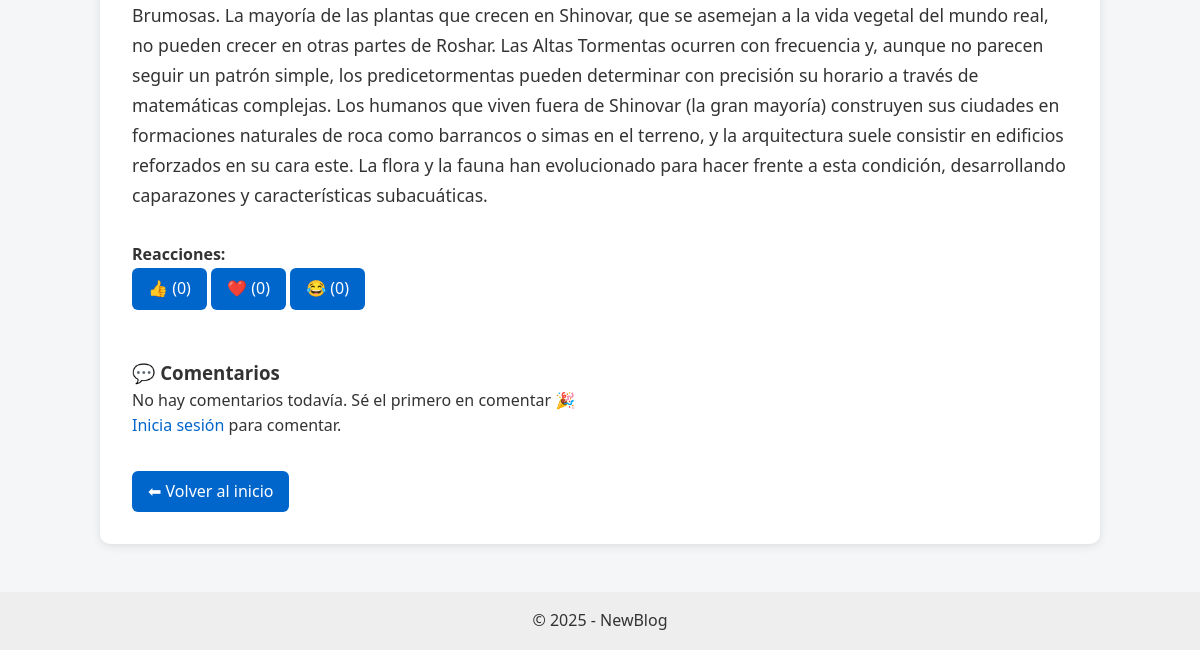
The page /post/6/ (lower part) on the database as committed earlier.
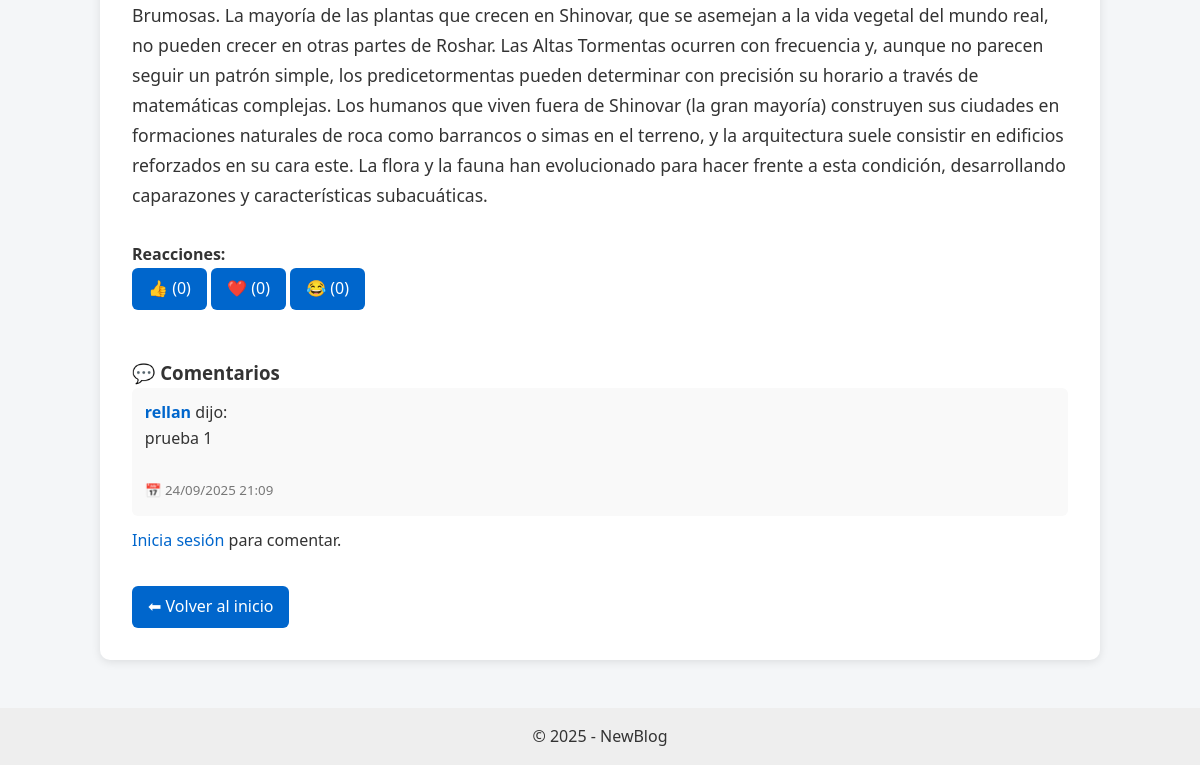
The same page on the database as committed later.
### blog/models.py (models this page shows, shortened)
class Comentario(models.Model):
    post = models.ForeignKey(Post, related_name="comentarios", on_delete=models.CASCADE)
    autor = models.ForeignKey(User, on_delete=models.CASCADE)
    contenido = models.TextField()
    fecha_creacion = models.DateTimeField(auto_now_add=True)

### blog/views.py (the view)
# urls.py: path("post/<int:id>/", views.post_detalle, name="post_detalle"),
def post_detalle(request, id):
    post = get_object_or_404(Post, id=id)
    comentarios = post.comentarios.all().order_by("-fecha_creacion")
    if request.method == "POST" and "comentario" in request.POST:
        if request.user.is_authenticated:
            form = ComentarioForm(request.POST)
            if form.is_valid():
                comentario = form.save(commit=False)
                comentario.post = post
                comentario.autor = request.user
                comentario.save()
                return redirect("post_detalle", id=post.id)
        else:
            return redirect("login")
    else:
        form = ComentarioForm()
    conteos = {
        "like": post.reacciones.filter(tipo="like").count(),
        "love": post.reacciones.filter(tipo="love").count(),
        "laugh": post.reacciones.filter(tipo="laugh").count(),
    }
    ya_reacciono = {
        "like": False,
        "love": False,
        "laugh": False,
    }
    if request.user.is_authenticated:
        ya_reacciono = {
            "like": post.reacciones.filter(usuario=request.user, tipo="like").exists(),
            "love": post.reacciones.filter(usuario=request.user, tipo="love").exists(),
            "laugh": post.reacciones.filter(usuario=request.user, tipo="laugh").exists(),
        }
    return render(request, "blog/post_detalle.html", {
        "post": post,
        "comentarios": comentarios,
        "form": form,
        "conteos": conteos,
        "ya_reacciono": ya_reacciono,
    })

### blog/templates/blog/post_detalle.html (shortened to what this page needs)
{% extends "base.html" %}
{% block content %}
  <div class="post-detail">
    <div class="post-content">
      {{ post.contenido|linebreaks }}
    </div>
    <div style="margin-top:2rem;">
      <strong>Reacciones:</strong><br>
      <a href="{% url 'reaccionar' post.id 'like' %}"
         class="btn {% if ya_reacciono.like %}active{% endif %}">
        👍 ({{ conteos.like }})
      </a>
      <a href="{% url 'reaccionar' post.id 'love' %}"
         class="btn {% if ya_reacciono.love %}active{% endif %}">
        ❤️ ({{ conteos.love }})
      </a>
      <a href="{% url 'reaccionar' post.id 'laugh' %}"
         class="btn {% if ya_reacciono.laugh %}active{% endif %}">
        😂 ({{ conteos.laugh }})
      </a>
    </div>
    <div class="comments">
      <h3 style="margin-top:2rem;">💬 Comentarios</h3>
      {% if comentarios %}
        <ul class="comment-list">
          {% for comentario in comentarios %}
            <li class="comment-item">
              <strong>{{ comentario.autor.username }}</strong> dijo:<br>
              {{ comentario.contenido|linebreaks }}
              <br>
              <small style="color:#777;">📅 {{ comentario.fecha_creacion|date:"d/m/Y H:i" }}</small>
            </li>
          {% endfor %}
        </ul>
      {% else %}
        <p>No hay comentarios todavía. Sé el primero en comentar 🎉</p>
      {% endif %}
      {% if user.is_authenticated %}
        <form method="post" class="comment-form">
          {% csrf_token %}
          {{ form.as_p }}
          <button type="submit" name="comentario" class="btn">➕ Agregar comentario</button>
        </form>
      {% else %}
        <p><a href="{% url 'login' %}">Inicia sesión</a> para comentar.</p>
      {% endif %}
    </div>
    <div style="margin-top:2rem;">
      <a href="{% url 'home' %}" class="btn">⬅ Volver al inicio</a>
    </div>
  </div>
{% endblock %}

Rows that differ between the two databases and show on the page:
added Comentario: autor.username "rellan", contenido "prueba 1", fecha_creacion "24/09/2025 21:09"
Other text that changed with them:
text no longer shown: "No hay comentarios todavía. Sé el primero en comentar 🎉"
